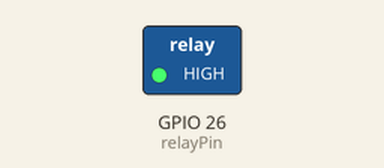
Bench run of a sketch on a simulated ESP32. Shown: switched loads named in the sketch (green lamp = pin HIGH).

Above: at 1.0 s.
At 3.0 s:
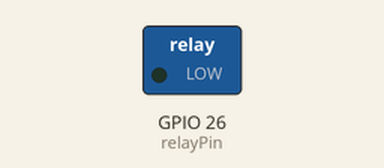
Timing chart, 0 to 5.2 s (numbered marks = the images above):
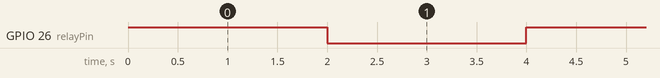

Measured:
- by itself, GPIO 26 (relayPin): alternates HIGH for 2.0 s and LOW for 2.0 s

The sketch:

relay-testing.ino
```cpp
//This is a test to see if the relay module is working, not complicated but just to get an understanding of how to code using it.

/*
PINS SETUP:
ESP32 <-> Relay Module

    VIN = +

    GND = -

    D26 = S

*/


const int relayPin = 26; // Define the GPIO pin connected to the relay's IN pin

void setup() {
  // Initialize the relay pin as an output
  pinMode(relayPin, OUTPUT);
}

void loop() {
  digitalWrite(relayPin, HIGH); // Turn the relay ON
  delay(2000);                  // Wait for 2 seconds

  digitalWrite(relayPin, LOW);  // Turn the relay OFF
  delay(2000);                  // Wait for 2 seconds
}
```
